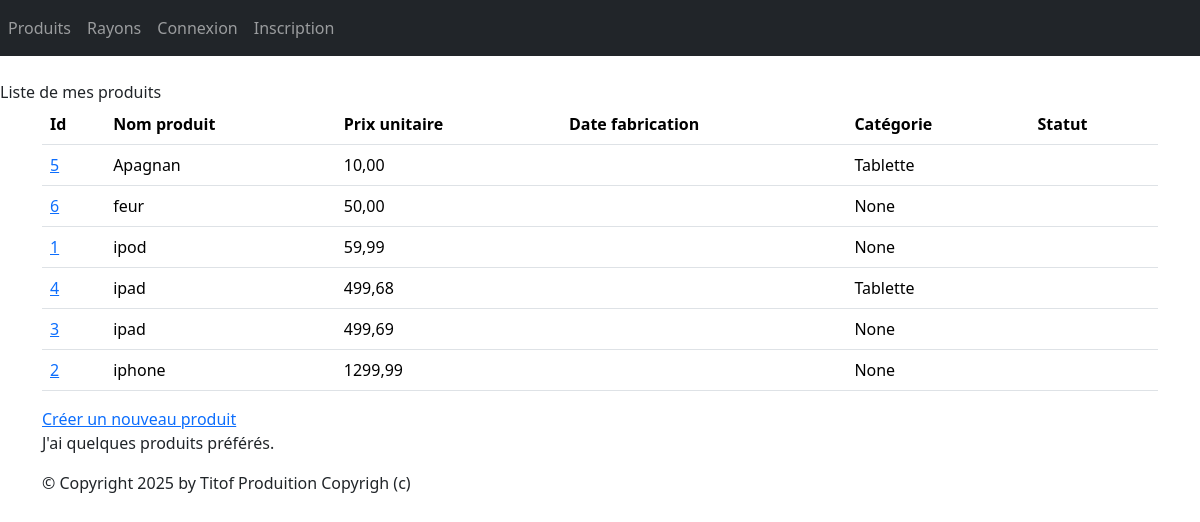
Before: /monApp/produits/ with the older database file.
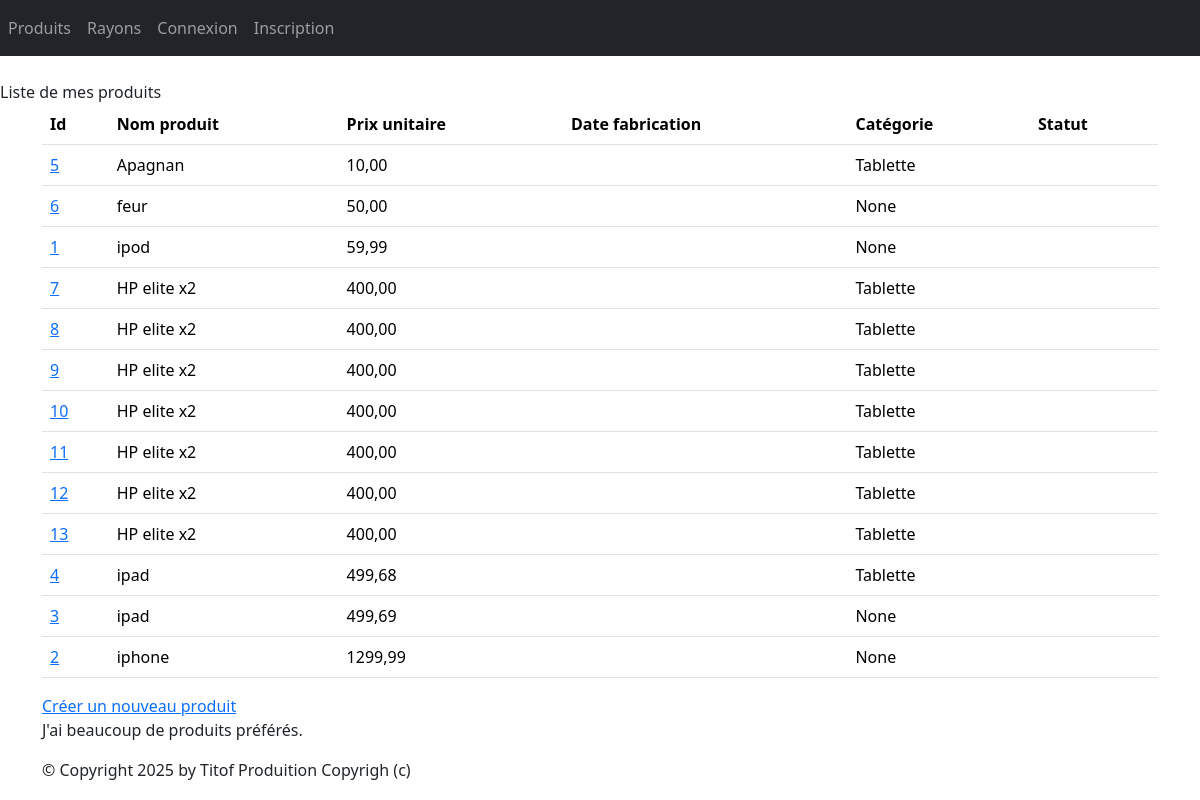
After: the same page with the newer database file.
### monApp/models.py (models this page shows, shortened)
class Produit(models.Model):
	refProd = models.AutoField(primary_key=True)
	intituleProd = models.CharField(max_length=200)
	prixUnitaireProd = models.DecimalField(max_digits=10, decimal_places=2)
	dateFabrication = models.DateField(default=datetime.date(2024, 9, 4))
	categorie = models.ForeignKey(Categorie, on_delete=models.CASCADE, related_name="produits", null=True, blank=True)
	statut = models.ForeignKey(Statut, on_delete=models.CASCADE, related_name="produits", null=True, blank=True)

class Categorie(models.Model):
	idCat = models.AutoField(primary_key=True)
	nomCat = models.CharField(max_length=100)
	def __str__(self):
		return self.nomCat

### monApp/views.py (the view)
# urls.py: path("produits/",views.ProduitListView.as_view(),name="lst_prdts"),
class ProduitListView(ListView):
    model = Produit
    template_name = "monApp/list_produits.html"
    context_object_name = "prdts"
    def get_queryset(self ) :
        return Produit.objects.order_by("prixUnitaireProd")
    def get_context_data(self, **kwargs):
        context = super(ProduitListView, self).get_context_data(**kwargs)
        context['titremenu'] = "Liste de mes produits"
        return context

### monApp/templates/monApp/list_produits.html
{% extends 'monApp/base.html' %}
{% block menu %}
    {{titremenu}}
{% endblock %}
{% block contenu %}
    <table class="table">
        <thead>
            <tr>
                <th>Id</th>
                <th>Nom produit</th>
                <th>Prix unitaire</th>
                <th>Date fabrication</th>
                <th>Catégorie</th>
                <th>Statut</th>
            </tr>
        </thead>
        <tbody>
            {% for prdt in prdts %}
                <tr>
                    <td><a href="{% url 'dtl_prdt' prdt.refProd %}">{{ prdt.refProd }}</a></td>
                    <td>{{ prdt.intituleProd }}</td>
                    <td>{{ prdt.prixUnitaireProd }}</td>
                    <td>{{ prdt.dateFabProd }}</td>
                    <td>{{ prdt.categorie }}</td>
                    <td>{{ prdt.status }}</td>
                </tr>
            {% endfor %}
        </tbody>
    </table>
<a href="{% url 'crt-prdt' %}">Créer un nouveau produit</a>
    <p>
        J'ai
        {% if prdts|length < 5 %}
            peu de
        {% elif prdts|length < 10 %}
            quelques
        {% else %}
            beaucoup de
        {% endif %}
        produits préférés.
    </p>
{% endblock %}

### monApp/templates/monApp/base.html (shortened to what this page needs)
<!doctype html>
{% load static %}
<html lang="fr">
    <head>
        {% block styles %}
            <link rel="stylesheet" href="{% static 'styles.css' %}" />
            {% load django_bootstrap5 %}
            {% bootstrap_css %}
        {% endblock %}
    </head>
    <body>
        {% block nav %}
            <nav class="navbar navbar-expand-md navbar-dark bg-dark mb-4">
                <div class="collapse navbar-collapse" id="navbarNav">
                    <ul class="navbar-nav ml-auto">
                        <li class="nav-item">
                            <a class="nav-link" href="{% url 'lst_prdts' %}">Produits</a>
                        </li>
                        <li class="nav-item">
                            <a class="nav-link" href="{% url 'lst_rayons' %}">Rayons</a>
                        </li>
                        {% if user.is_authenticated %}
                            <li class="nav-item">
                            <a class="nav-link" href="{% url 'logout' %}">Déconnexion</a>
                            </li>
                            {%else%}
                            <li class="nav-item">
                            <a class="nav-link" href="{% url 'login' %}">Connexion</a>
                            </li>
                            <li class="nav-item">
                            <a class="nav-link" href="{% url 'register' %}">Inscription</a>
                            </li>
                        {%endif%}
                    </ul>
                </div>
            </nav>
            {% block menu %}{% endblock %}
        {% endblock %}
        <main role="main" class="container top-pushed">
            <div class="jumbotron">
                {% block contenu %}
                {% endblock %}
            </div>
        </main>
        <footer class="footer">
            <div class="container">
                <p>&copy; Copyright {% now "Y" %} by Titof Produition Copyrigh (c)</p>
            </div>
        </footer>
    </body>
</html>

Changed rows visible on the page:
added Produit: refProd "7", intituleProd "HP elite x2", prixUnitaireProd "400,00", categorie "Tablette"
added Produit: refProd "8", intituleProd "HP elite x2", prixUnitaireProd "400,00", categorie "Tablette"
added Produit: refProd "9", intituleProd "HP elite x2", prixUnitaireProd "400,00", categorie "Tablette"
added Produit: refProd "10", intituleProd "HP elite x2", prixUnitaireProd "400,00", categorie "Tablette"
added Produit: refProd "11", intituleProd "HP elite x2", prixUnitaireProd "400,00", categorie "Tablette"
added Produit: refProd "12", intituleProd "HP elite x2", prixUnitaireProd "400,00", categorie "Tablette"
added Produit: refProd "13", intituleProd "HP elite x2", prixUnitaireProd "400,00", categorie "Tablette"
Other visible differences:
text no longer shown: "quelques"
text now shown: "beaucoup de"
